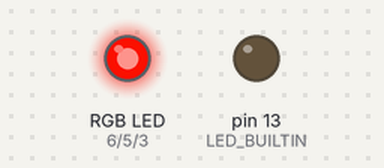
Simulated run of this sketch. Board: Arduino Uno, built with avr-gcc and run on an emulated ATmega328P. Parts: an RGB LED mixed from three pins (HIGH = lit), output pins drawn as LEDs (lit = HIGH). Dim RGB values are drawn brighter than linear.

Above: at 0.15 s.
At 4.05 s:
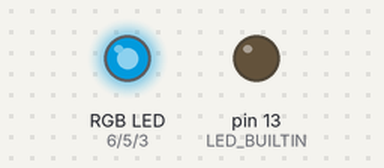
At 10.06 s:
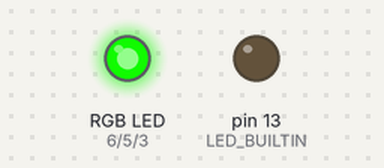
At 19.98 s:
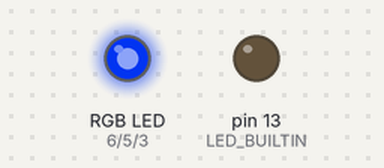
At 29.9 s:
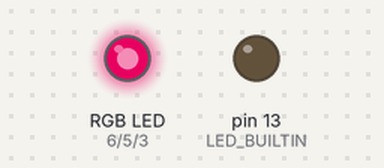
At 39.82 s:
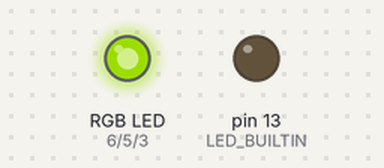
Timing chart, 0 to 39.9 s (numbered marks = the images above):
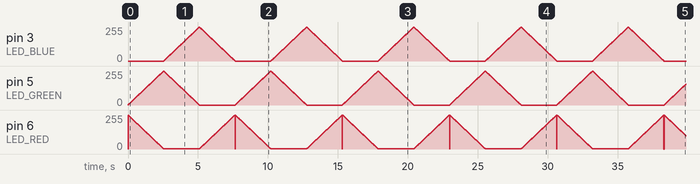

The sketch:

lab2_3.ino
```cpp
#define LED_RED 6
#define LED_GREEN 5
#define LED_BLUE 3

#define RED_BUTTON 2
#define GREEN_BUTTON 4

void initRGB() {
  pinMode(LED_BUILTIN, OUTPUT);
  digitalWrite(LED_BUILTIN, LOW);

  pinMode(LED_RED, OUTPUT);
  digitalWrite(LED_RED, HIGH);

  pinMode(LED_GREEN, OUTPUT);
  digitalWrite(LED_GREEN, LOW);

  pinMode(LED_BLUE, OUTPUT);
  digitalWrite(LED_BLUE, LOW);
}

void initButtons() {
  pinMode(RED_BUTTON, INPUT_PULLUP);
  pinMode(GREEN_BUTTON, INPUT_PULLUP);
}

void setup() {
  // put your setup code here, to run once:
  initRGB();
  initButtons();
}

int redValue;
int greenValue;
int blueValue;

void loop() {
  #define delayTime 10

  for (int i = 0; i < 255; i++) {
    redValue--;
    greenValue++;
    analogWrite(LED_RED, redValue);
    analogWrite(LED_GREEN, greenValue);
    delay(delayTime);
  }

  for (int i = 0; i < 255; i++) {
    greenValue--;
    blueValue++;

    analogWrite(LED_GREEN, greenValue);
    analogWrite(LED_BLUE, blueValue);
    delay(delayTime);
  }

  for (int i = 0; i < 255; i++) {
    blueValue--;
    redValue++;

    analogWrite(LED_BLUE, blueValue);
    analogWrite(LED_RED, redValue);
    delay(delayTime);
  }
}
```
